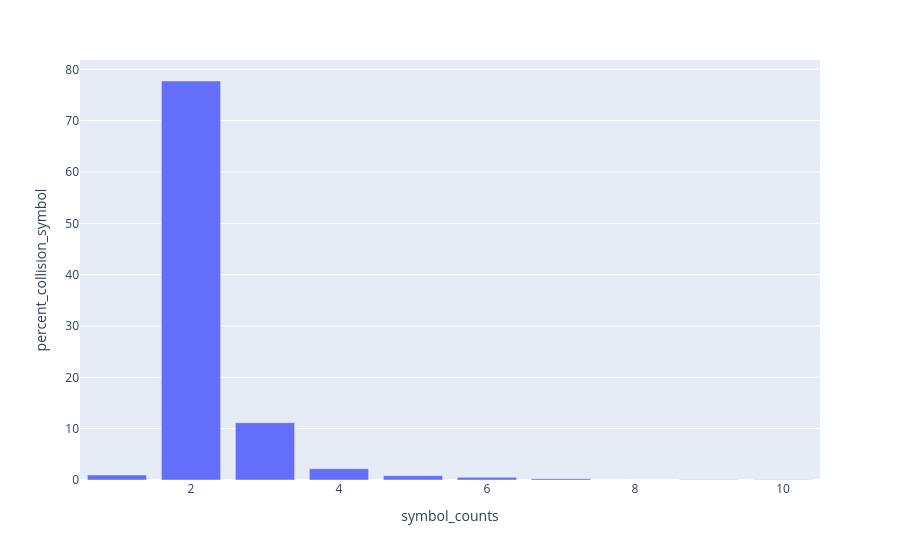

The cell this chart's notebook holds for it:
### Code cell
create_ambiguous_symbol_histogram(hgnc_ambiguous_symbol_counts, "HGNC", hgnc_ambiguous_symbol_set_count)

### Figure 1 — Plotly figure (JSON) as saved in the notebook; plotly's stock layout.template omitted (floating-point values rounded to 4 significant figures)
{"data": [{"alignmentgroup": "True", "hovertemplate": "symbol_counts=%{x}<br>percent_collision_symbol=%{y}<extra></extra>", "legendgroup": "", "marker": {"color": "#636efa", "pattern": {"shape": ""}}, "name": "", "offsetgroup": "", "orientation": "v", "showlegend": false, "textposition": "auto", "type": "bar", "x": [1, 2, 3, 4, 5, 6, 7, 9, 10], "xaxis": "x", "y": [0.9684, 77.73, 11.17, 2.195, 0.8393, 0.5165, 0.2582, 0.06456, 0.06456], "yaxis": "y"}], "layout": {"barmode": "relative", "legend": {"tracegroupgap": 0}, "margin": {"t": 60}, "xaxis": {"anchor": "y", "domain": [0, 1], "title": {"text": "symbol_counts"}}, "yaxis": {"anchor": "x", "domain": [0, 1], "title": {"text": "percent_collision_symbol"}}}}
